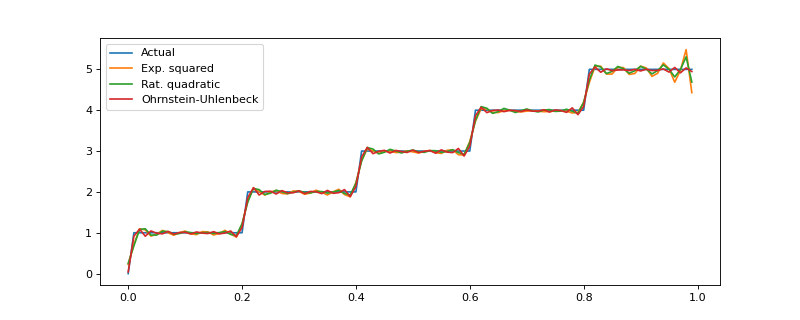

Source code (Python):
from functools import reduce

import matplotlib.pyplot as plt
import numpy as np

import gammy
from gammy.arraymapper import x


# Define data
input_data = np.arange(0, 1, 0.01)
y = reduce(lambda u, v: u + v, [
    # Staircase function with 5 steps from 0...1
    1.0 * (input_data > c) for c in [0, 0.2, 0.4, 0.6, 0.8]
])

# Kernel parameters
grid = np.arange(0, 1, 0.01)
corrlen = 0.01
sigma = 2

# Define and fit models with different kernels
exp_squared_model = gammy.models.bayespy.GAM(
    gammy.ExpSquared1d(
        grid=grid,
        corrlen=corrlen,
        sigma=sigma,
        energy=0.9
    )(x)
).fit(input_data, y)
rat_quad_model = gammy.models.bayespy.GAM(
    gammy.RationalQuadratic1d(
        grid=grid,
        corrlen=corrlen,
        alpha=1,
        sigma=sigma,
        energy=0.9
    )(x)
).fit(input_data, y)
orn_uhl_model = gammy.models.bayespy.GAM(
    gammy.OrnsteinUhlenbeck1d(
        grid=grid,
        corrlen=corrlen,
        sigma=sigma,
        energy=0.9
    )(x)
).fit(input_data, y)

#
# Plotting results -----------------------------------------
#

ax = plt.figure(figsize=(10, 4)).gca()
ax.plot(input_data, y, label="Actual")
ax.plot(
    input_data,
    exp_squared_model.predict(input_data),
    label="Exp. squared"
)
ax.plot(
    input_data,
    rat_quad_model.predict(input_data),
    label="Rat. quadratic"
)
ax.plot(
    input_data,
    orn_uhl_model.predict(input_data),
    label="Ohrnstein-Uhlenbeck"
)
ax.legend()
